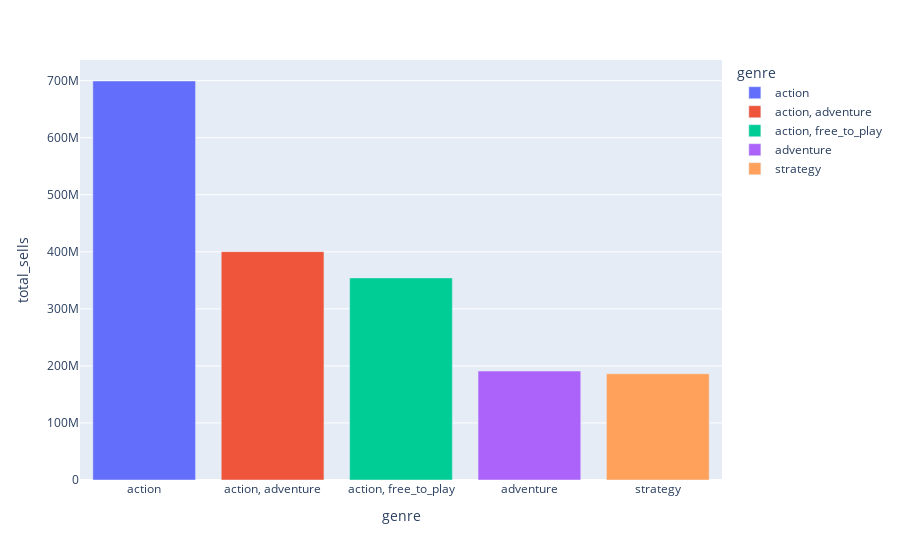

Notebook source saved alongside this figure:
### Code cell
fig = px.bar(top_genres, x='genre', y='total_sells', color='genre')
fig.update_layout()
fig.show()

### Figure 1 — Plotly figure (JSON) as saved in the notebook; plotly's stock layout.template omitted (floating-point values rounded to 4 significant figures)
{"data": [{"alignmentgroup": "True", "hovertemplate": "genre=%{x}<br>total_sells=%{y}<extra></extra>", "legendgroup": "action", "marker": {"color": "#636efa", "pattern": {"shape": ""}}, "name": "action", "offsetgroup": "action", "orientation": "v", "showlegend": true, "textposition": "auto", "type": "bar", "x": ["action"], "xaxis": "x", "y": [699450000], "yaxis": "y"}, {"alignmentgroup": "True", "hovertemplate": "genre=%{x}<br>total_sells=%{y}<extra></extra>", "legendgroup": "action, adventure", "marker": {"color": "#EF553B", "pattern": {"shape": ""}}, "name": "action, adventure", "offsetgroup": "action, adventure", "orientation": "v", "showlegend": true, "textposition": "auto", "type": "bar", "x": ["action, adventure"], "xaxis": "x", "y": [400315000], "yaxis": "y"}, {"alignmentgroup": "True", "hovertemplate": "genre=%{x}<br>total_sells=%{y}<extra></extra>", "legendgroup": "action, free_to_play", "marker": {"color": "#00cc96", "pattern": {"shape": ""}}, "name": "action, free_to_play", "offsetgroup": "action, free_to_play", "orientation": "v", "showlegend": true, "textposition": "auto", "type": "bar", "x": ["action, free_to_play"], "xaxis": "x", "y": [354275000], "yaxis": "y"}, {"alignmentgroup": "True", "hovertemplate": "genre=%{x}<br>total_sells=%{y}<extra></extra>", "legendgroup": "adventure", "marker": {"color": "#ab63fa", "pattern": {"shape": ""}}, "name": "adventure", "offsetgroup": "adventure", "orientation": "v", "showlegend": true, "textposition": "auto", "type": "bar", "x": ["adventure"], "xaxis": "x", "y": [191015000], "yaxis": "y"}, {"alignmentgroup": "True", "hovertemplate": "genre=%{x}<br>total_sells=%{y}<extra></extra>", "legendgroup": "strategy", "marker": {"color": "#FFA15A", "pattern": {"shape": ""}}, "name": "strategy", "offsetgroup": "strategy", "orientation": "v", "showlegend": true, "textposition": "auto", "type": "bar", "x": ["strategy"], "xaxis": "x", "y": [186130000], "yaxis": "y"}], "layout": {"barmode": "relative", "legend": {"title": {"text": "genre"}, "tracegroupgap": 0}, "margin": {"t": 60}, "xaxis": {"anchor": "y", "categoryarray": ["action", "action, adventure", "action, free_to_play", "adventure", "strategy"], "categoryorder": "array", "domain": [0, 1], "title": {"text": "genre"}}, "yaxis": {"anchor": "x", "domain": [0, 1], "title": {"text": "total_sells"}}}}
